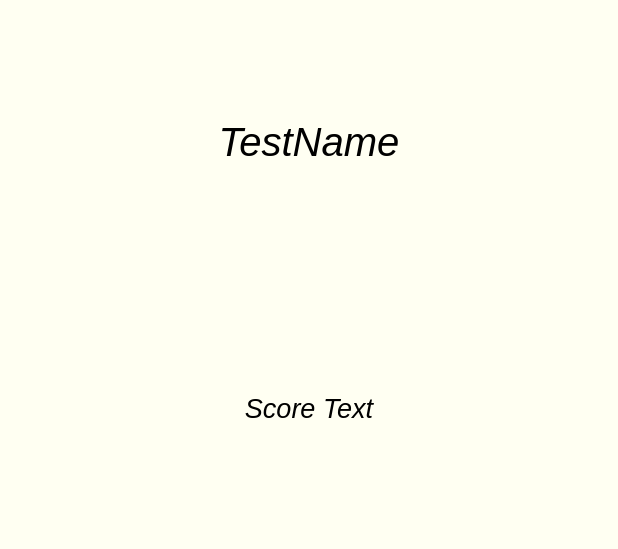
<?xml version="1.0" encoding="UTF-8"?>
<ui version="4.0">
 <class>testResultFrame</class>
 <widget class="QFrame" name="testResultFrame">
  <property name="geometry">
   <rect>
    <x>0</x>
    <y>0</y>
    <width>618</width>
    <height>549</height>
   </rect>
  </property>
  <property name="windowTitle">
   <string>Frame</string>
  </property>
  <property name="styleSheet">
   <string notr="true">background-color: rgb(255, 255, 242);</string>
  </property>
  <layout class="QVBoxLayout" name="verticalLayout">
   <item>
    <widget class="QLabel" name="testNameLabel">
     <property name="font">
      <font>
       <family>Helvetica Neue</family>
       <pointsize>30</pointsize>
       <weight>50</weight>
       <italic>true</italic>
       <bold>false</bold>
      </font>
     </property>
     <property name="text">
      <string>TestName</string>
     </property>
     <property name="alignment">
      <set>Qt::AlignCenter</set>
     </property>
    </widget>
   </item>
   <item>
    <widget class="QLabel" name="scoreLabel">
     <property name="font">
      <font>
       <family>Helvetica Neue</family>
       <pointsize>20</pointsize>
       <italic>true</italic>
      </font>
     </property>
     <property name="text">
      <string>Score Text</string>
     </property>
     <property name="alignment">
      <set>Qt::AlignCenter</set>
     </property>
    </widget>
   </item>
  </layout>
 </widget>
 <resources/>
 <connections/>
</ui>
